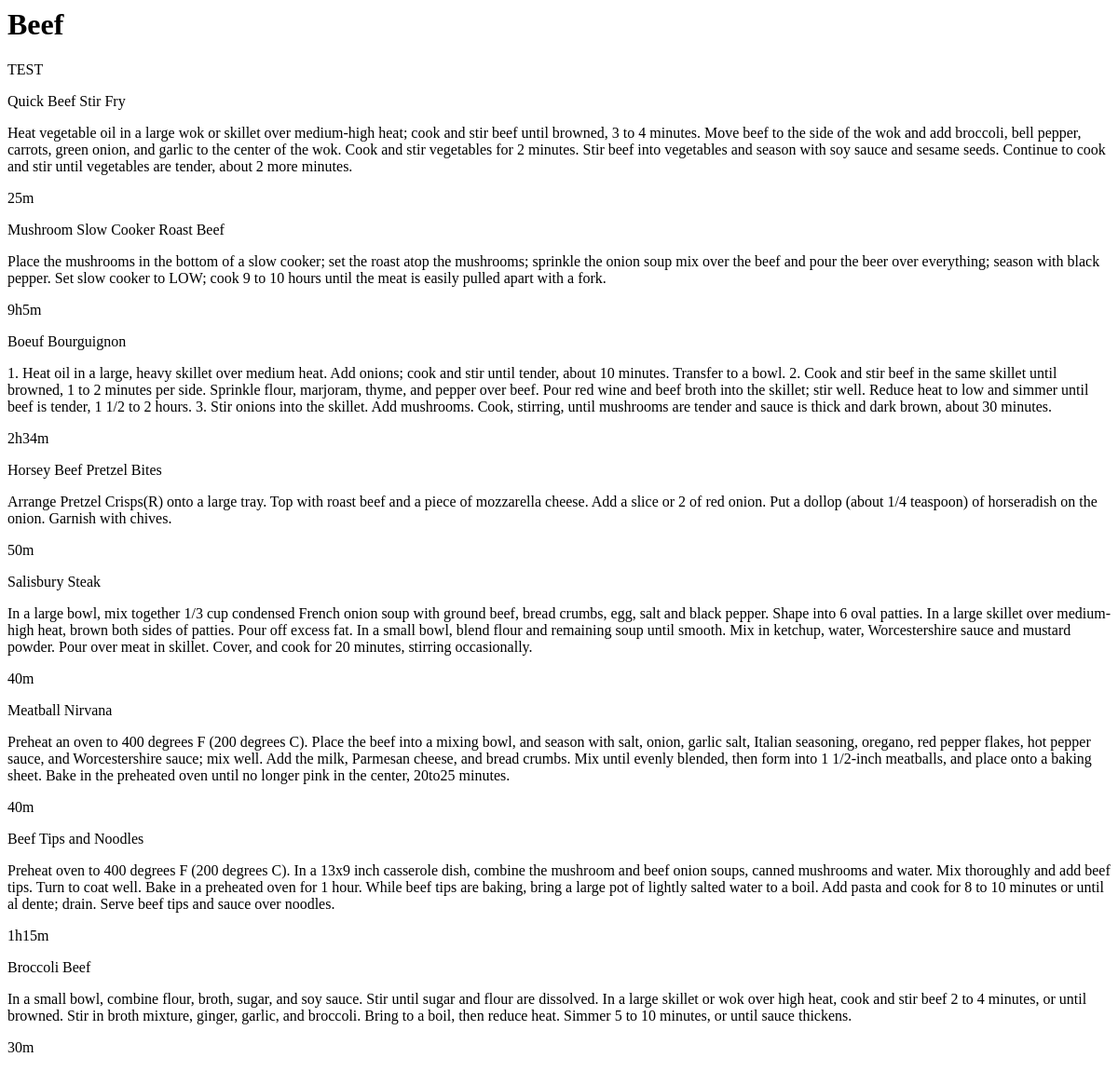
Before: /ingredients/1/recipe/ with the older database file.
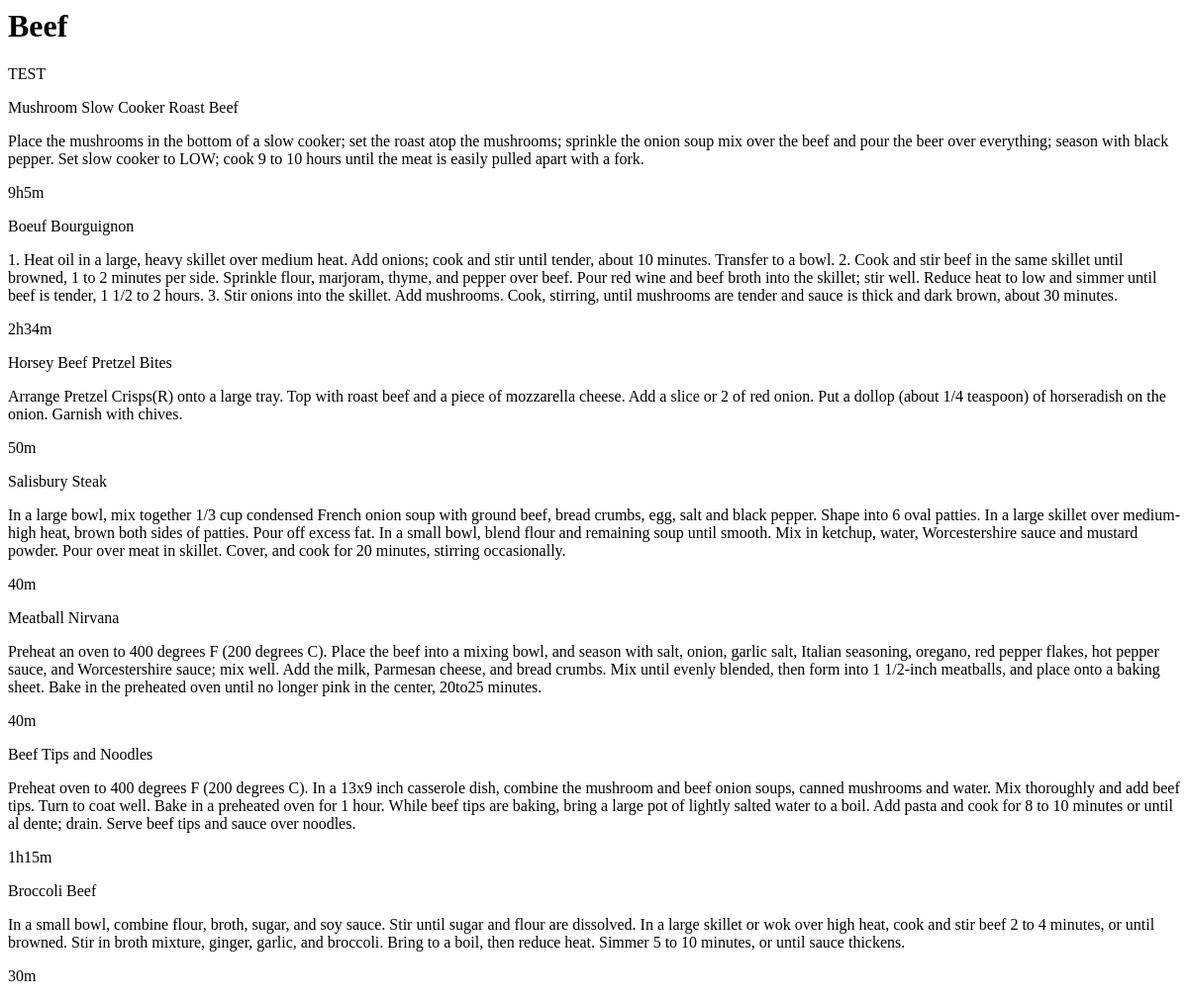
After: the same page with the newer database file.
### database_setup.py (models this page shows, shortened)
class Ingredient(Base):
    __tablename__ = 'ingredient'
    id = Column(Integer, primary_key=True)
    name = Column(String(250), nullable=False)

class RecipeItem(Base):
    __tablename__ = 'recipe_item'
    name = Column(String(80), nullable=False)
    id = Column(Integer, primary_key=True)
    method = Column(String(250))
    time_needed = Column(String(8))
    ingredient_id = Column(Integer, ForeignKey('ingredient.id'))
    ingredient = relationship(Ingredient)

### application.py (the view)
@app.route('/ingredients/<int:ingredient_id>/')
@app.route('/ingredients/<int:ingredient_id>/recipe/')
def ingredientRecipe(ingredient_id):
    ingredient = session.query(Ingredient).filter_by(id=ingredient_id).one()
    print ingredient
    items = session.query(RecipeItem).filter_by(ingredient_id=ingredient_id)
    return render_template('recipe.html', ingredient=ingredient, items=items,
    ingredient_id=ingredient_id)

### templates/recipe.html (shortened to what this page needs)
<html>
<head>
</head>
	<body>
	<div>
	<h1>
	{{ingredient.name}}
	</h1>
		{% if ingredient %}
			TEST
		{% endif %}
		{% for i in items %}
    <div>
		<span class = 'name'><p>{{i.name}}</p></span>
	  </div>
		<div class = 'method'>
			<p>{{i.method}}</p>
		</div>
		<div class = 'time_needed'>
			<p>{{i.time_needed}}</p>
		</div>
		{% endfor %}
</div>
	</body>
</html>

Changed rows visible on the page:
removed RecipeItem: name "Quick Beef Stir Fry", method "Heat vegetable oil in a large wok or skillet over medium-high heat; cook and stir beef until browned, 3 to 4 minutes. Move beef to the side of the wok and add broccoli, bell pepper, carrots, green onion, and garlic to the center of the wok. Cook and stir vegetables for 2 minutes. Stir beef into vegetables and season with soy sauce and sesame seeds. Continue to cook and stir until vegetables are tender, about 2 more minutes.", time_needed "25m"
